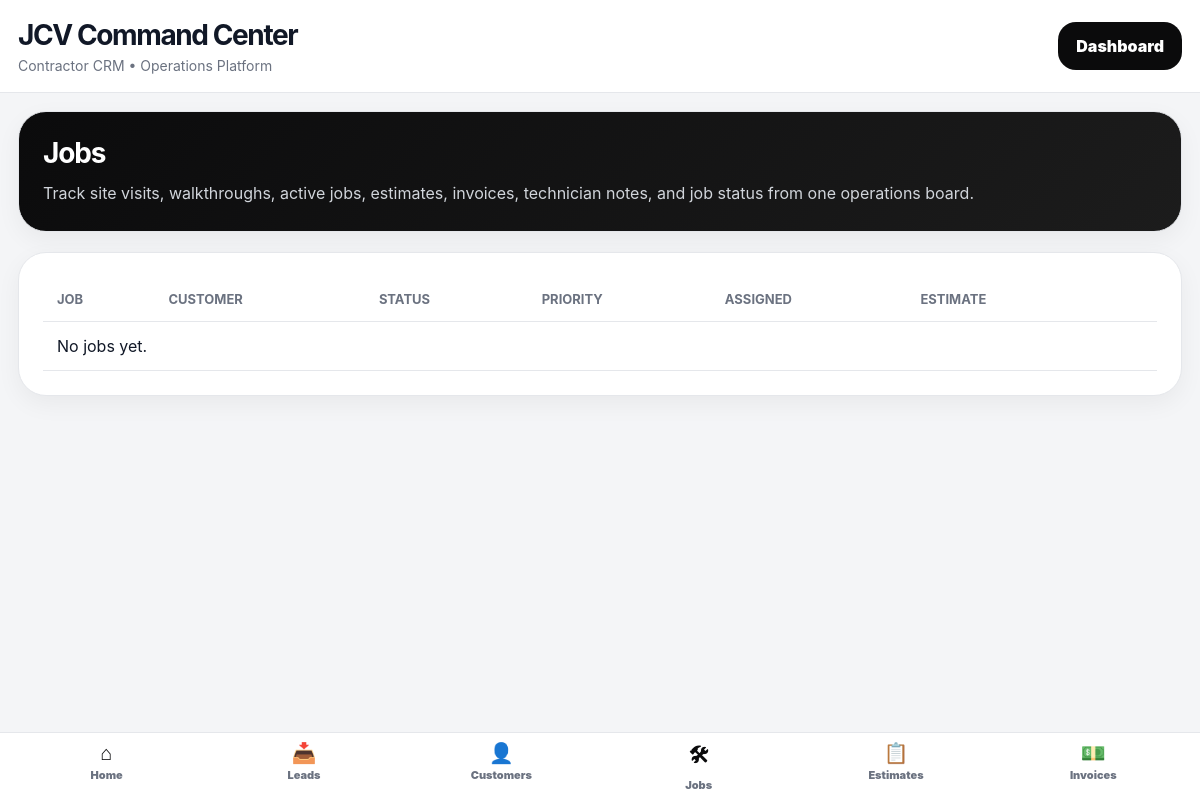
Page /jobs/ (signed in) on the earlier database version.
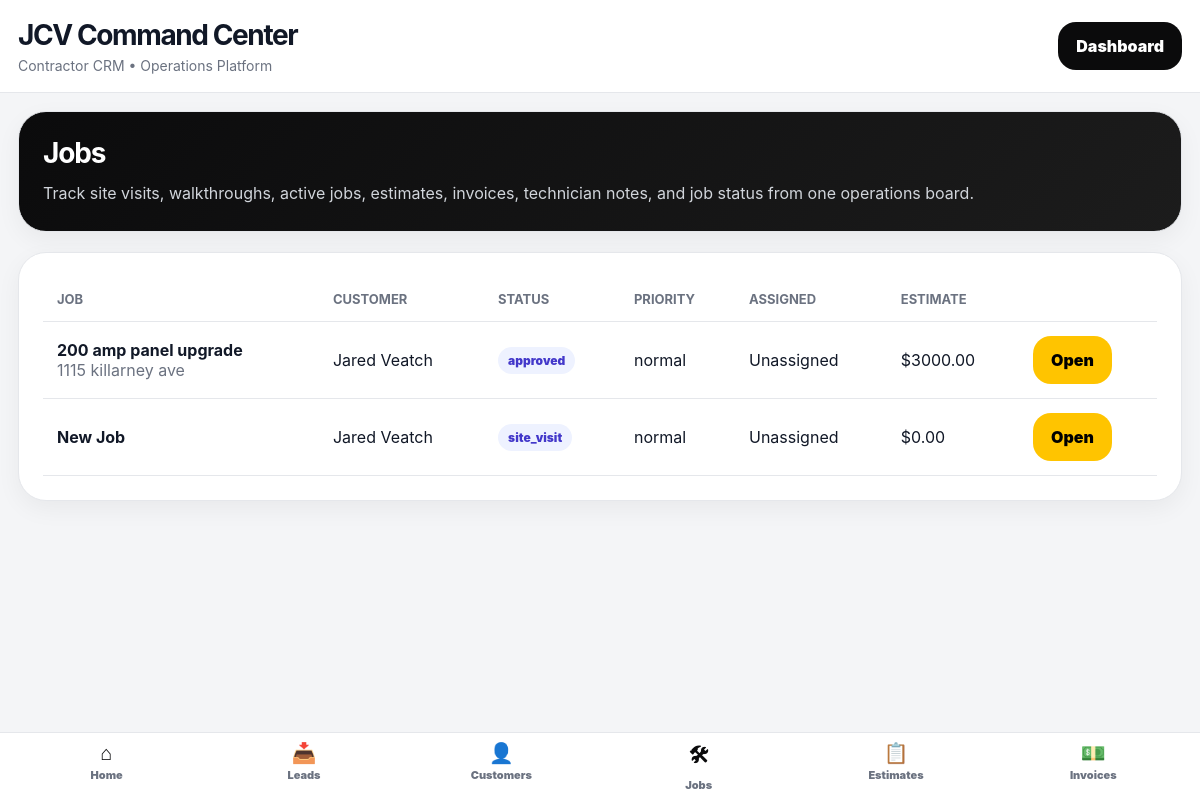
Same page on the later database version.
### core/models.py (models this page shows, shortened)
class Job(models.Model):
    STATUS_CHOICES = [
        ("new", "New"),
        ("scheduled", "Scheduled"),
        ("in_progress", "In Progress"),
        ("waiting_parts", "Waiting on Parts"),
        ("completed", "Completed"),
        ("cancelled", "Cancelled"),
    ]
    PRIORITY_CHOICES = [
        ("low", "Low"),
        ("normal", "Normal"),
        ("high", "High"),
        ("urgent", "Urgent"),
    ]
    customer = models.ForeignKey(
        Customer,
        on_delete=models.CASCADE,
        related_name="jobs",
    )
    template = models.ForeignKey(
        ServiceTemplate,
        on_delete=models.SET_NULL,
        blank=True,
        null=True,
        related_name="jobs",
    )
    title = models.CharField(max_length=255)
    status = models.CharField(max_length=50, choices=STATUS_CHOICES, default="new")
    priority = models.CharField(max_length=50, choices=PRIORITY_CHOICES, default="normal")
    assigned_to = models.CharField(max_length=255, blank=True, null=True)
    job_address = models.CharField(max_length=255, blank=True, null=True)
    description = models.TextField(blank=True, null=True)
    site_notes = models.TextField(blank=True, null=True)
    material_notes = models.TextField(blank=True, null=True)
    estimated_total_price = models.DecimalField(max_digits=10, decimal_places=2, default=0)
    scheduled_date = models.DateTimeField(blank=True, null=True)
    completed_at = models.DateTimeField(blank=True, null=True)
    created_at = models.DateTimeField(auto_now_add=True)

class Customer(models.Model):
    CUSTOMER_TYPE_CHOICES = [
        ("residential", "Residential"),
        ("commercial", "Commercial"),
        ("industrial", "Industrial"),
    ]
    STATUS_CHOICES = [
        ("active", "Active"),
        ("inactive", "Inactive"),
        ("lead", "Lead"),
    ]
    name = models.CharField(max_length=255)
    company_name = models.CharField(max_length=255, blank=True, null=True)
    phone = models.CharField(max_length=50, blank=True, null=True)
    email = models.EmailField(blank=True, null=True)
    customer_type = models.CharField(
        max_length=50,
        choices=CUSTOMER_TYPE_CHOICES,
        default="residential",
    )
    status = models.CharField(max_length=50, choices=STATUS_CHOICES, default="active")
    address = models.CharField(max_length=255, blank=True, null=True)
    city = models.CharField(max_length=100, blank=True, null=True)
    notes = models.TextField(blank=True, null=True)
    created_at = models.DateTimeField(auto_now_add=True)

### core/views.py (the view)
@staff_member_required
def jobs(request):
    jobs = Job.objects.all().order_by(
        "-created_at"
    )
    return render(
        request,
        "jobs.html",
        {
            "jobs": jobs
        }
    )

### core/templates/jobs.html
{% extends "base.html" %}
{% block content %}
<div class="card"
     style="
        background:linear-gradient(135deg, #0b0b0c 0%, #1c1c1c 100%);
        color:white;
     ">
    <h1 class="section-title"
        style="color:white; margin-bottom:10px;">
        Jobs
    </h1>
    <p style="color:#d1d5db; margin:0; line-height:1.7;">
        Track site visits, walkthroughs, active jobs, estimates, invoices,
        technician notes, and job status from one operations board.
    </p>
</div>
<div class="card">
    <table>
        <thead>
            <tr>
                <th>Job</th>
                <th>Customer</th>
                <th>Status</th>
                <th>Priority</th>
                <th>Assigned</th>
                <th>Estimate</th>
                <th></th>
            </tr>
        </thead>
        <tbody>
        {% for job in jobs %}
            <tr>
                <td>
                    <strong>{{ job.title }}</strong>
                    <br>
                    <span style="color:var(--muted);">
                        {{ job.job_address }}
                    </span>
                </td>
                <td>
                    {{ job.customer.name }}
                </td>
                <td>
                    <span class="badge">
                        {{ job.status }}
                    </span>
                </td>
                <td>
                    {{ job.priority }}
                </td>
                <td>
                    {{ job.assigned_to|default:"Unassigned" }}
                </td>
                <td>
                    ${{ job.estimated_total_price|default:"0.00" }}
                </td>
                <td>
                    <a class="btn btn-gold"
                       href="/jobs/{{ job.id }}/">
                        Open
                    </a>
                </td>
            </tr>
        {% empty %}
            <tr>
                <td colspan="7">
                    No jobs yet.
                </td>
            </tr>
        {% endfor %}
        </tbody>
    </table>
</div>
{% endblock %}

### core/templates/base.html (shortened to what this page needs)
{% load static %}
<!DOCTYPE html>
<html lang="en">
<head>
</head>
<body>
<div class="topbar">
    <div class="brand">
        <h1>
            JCV Command Center
        </h1>
        <p>
            Contractor CRM • Operations Platform
        </p>
    </div>
    <div>
        <a class="btn"
           href="/dashboard/">
            Dashboard
        </a>
    </div>
</div>
<div class="container">
    {% block content %}
    {% endblock %}
</div>
<nav class="bottom-nav">
    <a href="/dashboard/">
        <strong>⌂</strong>
        Home
    </a>
    <a href="/leads/">
        <strong>📥</strong>
        Leads
    </a>
    <a href="/customers/">
        <strong>👤</strong>
        Customers
    </a>
    <a href="/jobs/">
        <strong>🛠</strong>
        Jobs
    </a>
    <a href="/estimates/">
        <strong>📋</strong>
        Estimates
    </a>
    <a href="/invoices/">
        <strong>💵</strong>
        Invoices
    </a>
</nav>
</body>
</html>

### core/templates/base.html (style rules this page uses)
:root { --bg: #f4f5f7; --card: #ffffff; --black: #0b0b0c; --gold: #ffc400; --text: #111827; --muted: #6b7280; --border: #e5e7eb; --green: #16a34a; --blue: #2563eb; --red: #dc2626; }
* { box-sizing: border-box; }
body { margin: 0; background: var(--bg); font-family: Inter, SF Pro Display, -apple-system, BlinkMacSystemFont, sans-serif; color: var(--text); }
.topbar { background: white; border-bottom: 1px solid var(--border); padding: 18px; position: sticky; top: 0; z-index: 100; display: flex; justify-content: space-between; align-items: center; }
.brand h1 { margin: 0; font-size: 28px; letter-spacing: -.05em; }
.brand p { margin: 5px 0 0; color: var(--muted); font-size: 14px; }
.container { max-width: 1300px; margin: auto; padding: 18px; padding-bottom: 100px; }
.card { background: white; border: 1px solid var(--border); border-radius: 28px; padding: 24px; margin-bottom: 20px; box-shadow: 0 8px 24px rgba(0,0,0,.05); }
.section-title { margin: 0 0 20px; font-size: 28px; letter-spacing: -.04em; }
.btn { display: inline-flex; align-items: center; justify-content: center; background: var(--black); color: white; text-decoration: none; border: none; padding: 14px 18px; border-radius: 18px; font-weight: 900; cursor: pointer; }
.btn-gold { background: var(--gold); color: black; }
table { width: 100%; border-collapse: collapse; }
th, td { padding: 14px; border-bottom: 1px solid var(--border); text-align: left; }
th { color: var(--muted); font-size: 13px; text-transform: uppercase; }
.badge { display: inline-block; padding: 6px 10px; border-radius: 999px; font-size: 12px; font-weight: 900; background: #eef2ff; color: #4338ca; }
.bottom-nav { position: fixed; bottom: 0; left: 0; right: 0; background: white; border-top: 1px solid var(--border); display: grid; grid-template-columns: repeat(6, 1fr); padding: 8px; z-index: 999; }
.bottom-nav a { text-align: center; text-decoration: none; color: var(--muted); font-size: 11px; font-weight: 900; }
.bottom-nav strong { display: block; color: var(--black); font-size: 20px; margin-bottom: 3px; }

Differences in the rows shown:
added Job: title "200 amp panel upgrade", job_address "1115 killarney ave", customer.name "Jared Veatch", status "approved", priority "normal", assigned_to "Unassigned", estimated_total_price "3000.00"
added Job: title "New Job", customer.name "Jared Veatch", status "site_visit", priority "normal", assigned_to "Unassigned", estimated_total_price "0.00"
Other differences:
text no longer shown: "No jobs yet."
